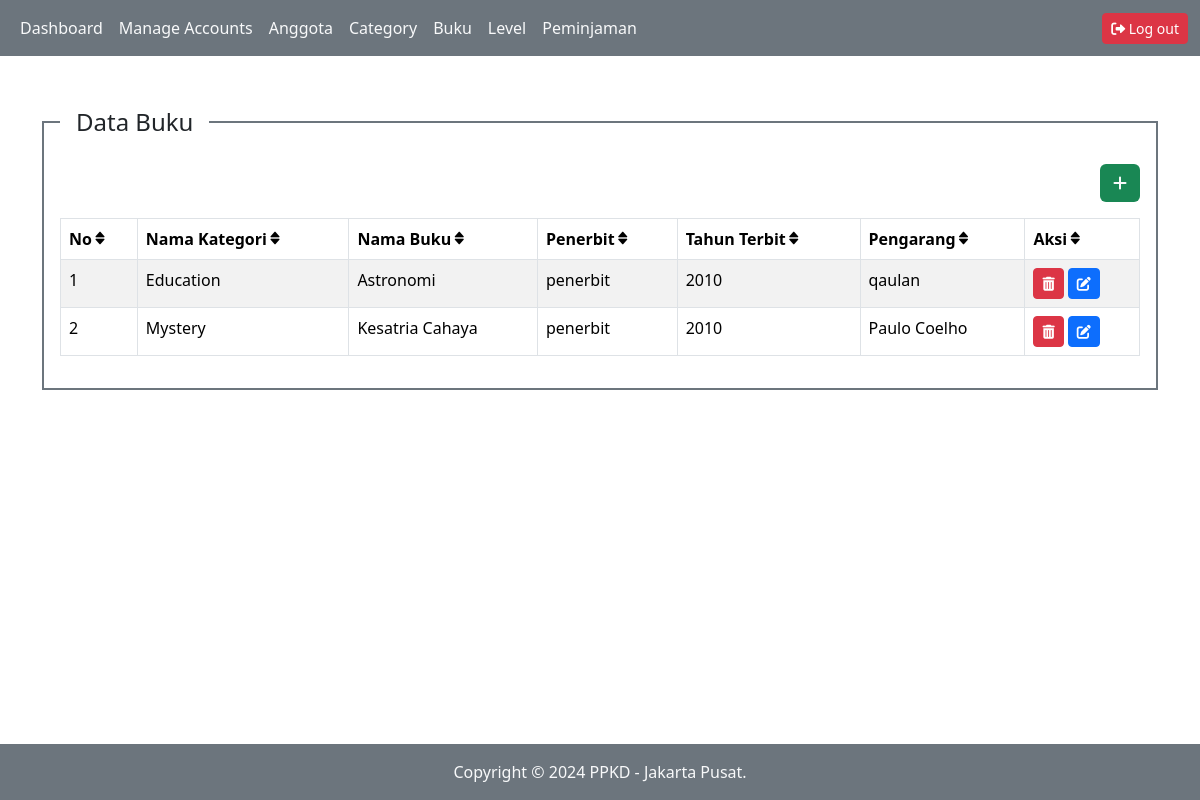
The page /index.php?pg=buku (signed in) on the database its author committed.
### tables this page shows
CREATE TABLE `buku` (
  `id` int(11) NOT NULL,
  `id_kategori` int(11) NOT NULL,
  `nama_buku` varchar(50) NOT NULL,
  `penerbit` varchar(50) NOT NULL,
  `tahun_terbit` varchar(10) NOT NULL,
  `pengarang` varchar(50) NOT NULL,
  `created_at` timestamp NOT NULL DEFAULT current_timestamp(),
  `updated_at` timestamp NOT NULL DEFAULT current_timestamp() ON UPDATE current_timestamp()
);

CREATE TABLE `kategori` (
  `id` int(11) NOT NULL,
  `nama_kategori` varchar(50) NOT NULL,
  `created_at` timestamp NOT NULL DEFAULT current_timestamp(),
  `updated_at` timestamp NOT NULL DEFAULT current_timestamp() ON UPDATE current_timestamp()
);

### content/buku.php (the view)
<?php
    $buku = mysqli_query($koneksi, "SELECT kategori.nama_kategori, buku.* FROM buku LEFT JOIN kategori ON kategori.id = buku.id_kategori ORDER BY id DESC");
?>
<div class="mt-5 container">
    <div class="row">
        <div class="col-sm-12">
            <fieldset class="border border-secondary border-2 p-3">
                <legend class="float-none w-auto px-3">Data Buku</legend>
                <div align="right">
                    <a href="?pg=tambah-buku" type="button" class="btn text-light bg-success"><i class="fa-solid fa-plus"></i></a>
                </div>
                <div class="table-responsive">
                    <table class="table table-bordered table-striped table-hover mt-3">
                        <thead>
                            <tr>
                                <th scope="col">No<i class="bx bxs-sort-alt"></th>
                                <th scope="col">Nama Kategori<i class="bx bxs-sort-alt"></th>
                                <th scope="col">Nama Buku<i class="bx bxs-sort-alt"></th>
                                <th scope="col">Penerbit<i class="bx bxs-sort-alt"></th>
                                <th scope="col">Tahun Terbit<i class="bx bxs-sort-alt"></th>
                                <th scope="col">Pengarang<i class="bx bxs-sort-alt"></th>
                                <th scope="col">Aksi<i class="bx bxs-sort-alt"></th>
                            </tr>
                        </thead>
                        <tbody>
                            <?php
                            $no = 1;
                            while ($row = mysqli_fetch_assoc($buku)):
                            ?>
                                <tr>
                                    <td><?php echo $no++ ?></td>
                                    <td><?php echo $row['nama_kategori'] ?></td>
                                    <td><?php echo $row['nama_buku'] ?></td>
                                    <td><?php echo $row['penerbit'] ?></td>
                                    <td><?php echo $row['tahun_terbit'] ?></td>
                                    <td><?php echo $row['pengarang'] ?></td>
                                    <td>
                                        <a onclick="return confirm('Apakah Anda yakin akan menghapus data ini???')" href="?pg=tambah-buku&delete=<?php echo $row['id'] ?>" class="btn btn-danger btn-sm">
                                            <i class="fas fa-trash-alt"></i>
                                        </a>
                                        <a href="?pg=tambah-buku&edit=<?php echo $row['id'] ?>" class="btn btn-primary btn-sm">
                                            <i class="fas fa-edit"></i>
                                        </a>
                                    </td>
                                </tr>
                            <?php endwhile ?>
                        </tbody>
                    </table>
                </div>
            </fieldset>
        </div>
    </div>
</div>

### rows shown on the page
buku: id_kategori.nama_kategori "Education", nama_buku "Astronomi", penerbit "penerbit", tahun_terbit "2010", pengarang "qaulan"
buku: id_kategori.nama_kategori "Mystery", nama_buku "Kesatria Cahaya", penerbit "penerbit", tahun_terbit "2010", pengarang "Paulo Coelho"
